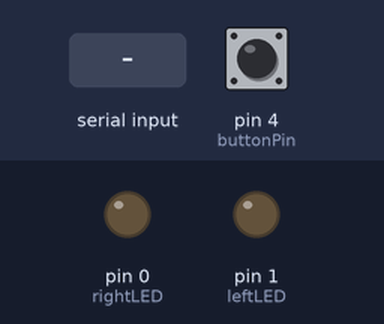
Bench run of a sketch on a simulated Arduino Uno, built with avr-gcc and run on an emulated ATmega328P. On the bench: output pins drawn as LEDs (lit = HIGH). The test bench sets the inputs (shaded band); at power-on: pin 4 (buttonPin) HIGH.

Above: at 1.4 s.
1.5 s: pin 4 (buttonPin) pulled LOW for 0.15 s
At 1.65 s:
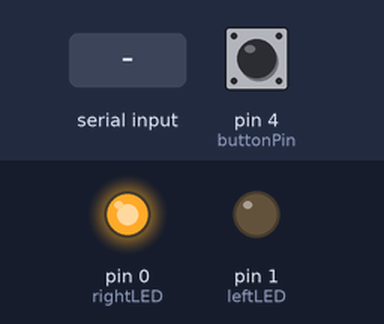
3.2 s: "B" received over the second serial link
At 4.4 s:
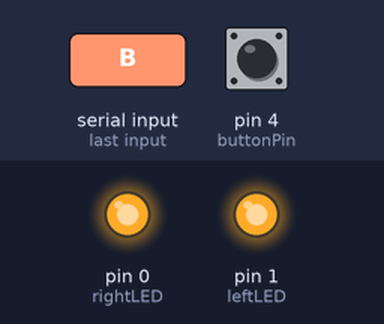
4.7 s: "L" received over the second serial link
At 5.8 s:
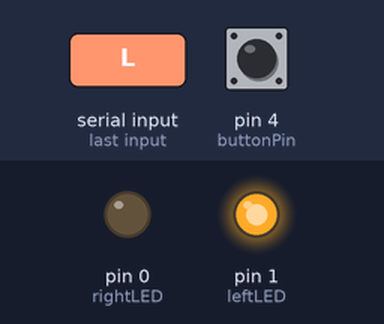
6.2 s: "R" received over the second serial link
At 6.9 s:
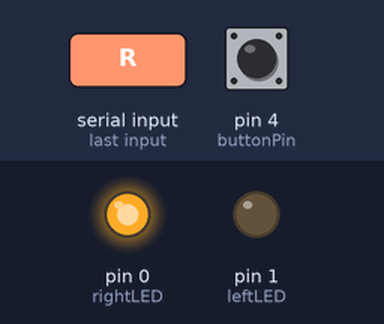
Timing chart, 0 to 8.7 s (numbered marks = the images above; inputs shaded):
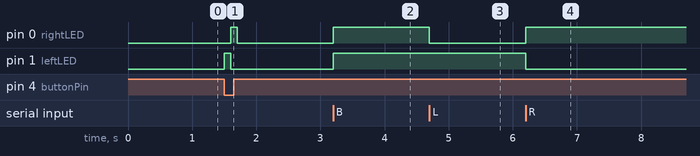

Measured:
- after the input at 1.5 s, pin 0 (rightLED): LOW → HIGH after 0.10 s, → LOW 0.10 s later; pin 1 (leftLED): LOW → HIGH at once, → LOW 0.10 s later
- after the input at 3.2 s, pin 0 (rightLED), pin 1 (leftLED): LOW → HIGH at once
- after the input at 4.7 s, pin 0 (rightLED): HIGH → LOW at once
- after the input at 6.2 s, pin 0 (rightLED): LOW → HIGH at once; pin 1 (leftLED): HIGH → LOW at once

The sketch:

little-hello-board-serial-IO-and-counter-w-blink.ino
```cpp
/*

*/
#include <SoftwareSerial.h>

#define TX 2
#define RX 3

SoftwareSerial Serial(RX, TX);

#define leftLED 1
#define rightLED 0
#define timing 100
#define buttonPin 4

int counter = 0;
char val;
bool buttonState = 0; //store the button state
bool newData = false; //store whether there's new data from serial or not

void setup() {
  // put your setup code here, to run once:
  pinMode(leftLED, OUTPUT);
  pinMode(rightLED, OUTPUT);
  pinMode(buttonPin, INPUT_PULLUP);

  Serial.begin(9600);
  //Serial.println("Starting serial communication...");
  Serial.print("Counter: "); Serial.println(counter);
  delay(200); //do I need this?
}

void loop() {
  // put your main code here, to run repeatedly:
  int buttonState = digitalRead(buttonPin);

  if (Serial.available() > 0 ) {  //if serial data is coming in
    val = Serial.read();        //store it in val
    newData = true;             //set newData flag
  }

  if (newData){
    if (val == 'L' || val == 'l'){  //'L' turns on left LED
      digitalWrite(leftLED, HIGH);
      digitalWrite(rightLED, LOW);
    }
    else if (val == 'R' || val == 'r'){   //'R' turns on right LED
      digitalWrite(leftLED, LOW);
      digitalWrite(rightLED, HIGH);
    }
    else if (val == 'B' || val == 'b'){   //'B' turns on both LEDs
      digitalWrite(leftLED, HIGH);
      digitalWrite(rightLED, HIGH);
    }
    else if (val == 'O' || val == 'o'){   //'O' turns them both off
      digitalWrite(leftLED, LOW);
      digitalWrite(rightLED, LOW);
    }
    newData = false;  //reset new data flag
    delay(100);       //wait 100 ms for new serial data
  }


  if (buttonState == LOW){      //button press increments counter and flashes each LED
    digitalWrite(leftLED, HIGH);
    digitalWrite(rightLED, LOW);
    delay(timing);
    digitalWrite(leftLED, LOW);
    digitalWrite(rightLED, HIGH);
    delay(timing);
    digitalWrite(leftLED, LOW);
    digitalWrite(rightLED, LOW);
    counter++;
    Serial.print("Counter: "); Serial.print(counter); Serial.println("");
  }

}
```
